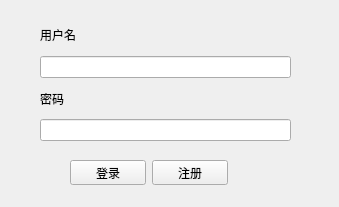
<?xml version="1.0" encoding="UTF-8"?>
<ui version="4.0">
 <class>Form</class>
 <widget class="QWidget" name="Form">
  <property name="geometry">
   <rect>
    <x>0</x>
    <y>0</y>
    <width>339</width>
    <height>207</height>
   </rect>
  </property>
  <property name="windowTitle">
   <string>登录界面</string>
  </property>
  <widget class="QWidget" name="layoutWidget">
   <property name="geometry">
    <rect>
     <x>40</x>
     <y>20</y>
     <width>251</width>
     <height>121</height>
    </rect>
   </property>
   <layout class="QVBoxLayout" name="verticalLayout">
    <item>
     <widget class="QLabel" name="label">
      <property name="text">
       <string>用户名</string>
      </property>
     </widget>
    </item>
    <item>
     <widget class="QLineEdit" name="lineedit_1"/>
    </item>
    <item>
     <widget class="QLabel" name="label_2">
      <property name="text">
       <string>密码</string>
      </property>
     </widget>
    </item>
    <item>
     <widget class="QLineEdit" name="lineedit_2"/>
    </item>
   </layout>
  </widget>
  <widget class="QWidget" name="layoutWidget">
   <property name="geometry">
    <rect>
     <x>70</x>
     <y>160</y>
     <width>158</width>
     <height>25</height>
    </rect>
   </property>
   <layout class="QHBoxLayout" name="horizontalLayout">
    <item>
     <widget class="QPushButton" name="button1">
      <property name="text">
       <string>登录</string>
      </property>
     </widget>
    </item>
    <item>
     <widget class="QPushButton" name="button2">
      <property name="text">
       <string>注册</string>
      </property>
     </widget>
    </item>
   </layout>
  </widget>
 </widget>
 <resources/>
 <connections/>
</ui>
